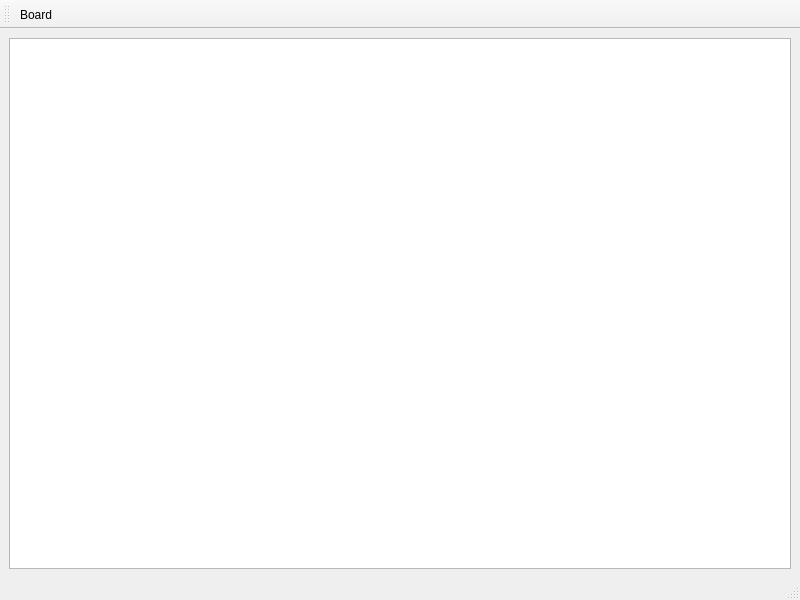
<?xml version="1.0" encoding="UTF-8"?>
<ui version="4.0">
 <class>Board_W</class>
 <widget class="QMainWindow" name="Board_W">
  <property name="geometry">
   <rect>
    <x>0</x>
    <y>0</y>
    <width>800</width>
    <height>600</height>
   </rect>
  </property>
  <property name="windowTitle">
   <string>MainWindow</string>
  </property>
  <widget class="QWidget" name="centralwidget">
   <layout class="QVBoxLayout" name="verticalLayout">
    <item>
     <widget class="QGraphicsView" name="graphicsView"/>
    </item>
   </layout>
  </widget>
  <widget class="QStatusBar" name="statusbar"/>
  <widget class="QToolBar" name="toolBar">
   <property name="windowTitle">
    <string>toolBar</string>
   </property>
   <attribute name="toolBarArea">
    <enum>TopToolBarArea</enum>
   </attribute>
   <attribute name="toolBarBreak">
    <bool>false</bool>
   </attribute>
   <addaction name="actionBoard"/>
  </widget>
  <action name="actionBoard">
   <property name="text">
    <string>Board</string>
   </property>
  </action>
 </widget>
 <resources/>
 <connections/>
</ui>
